Frame 1 (no input): blank canvas, image omitted
Frame 60 (no input): blank canvas, image omitted
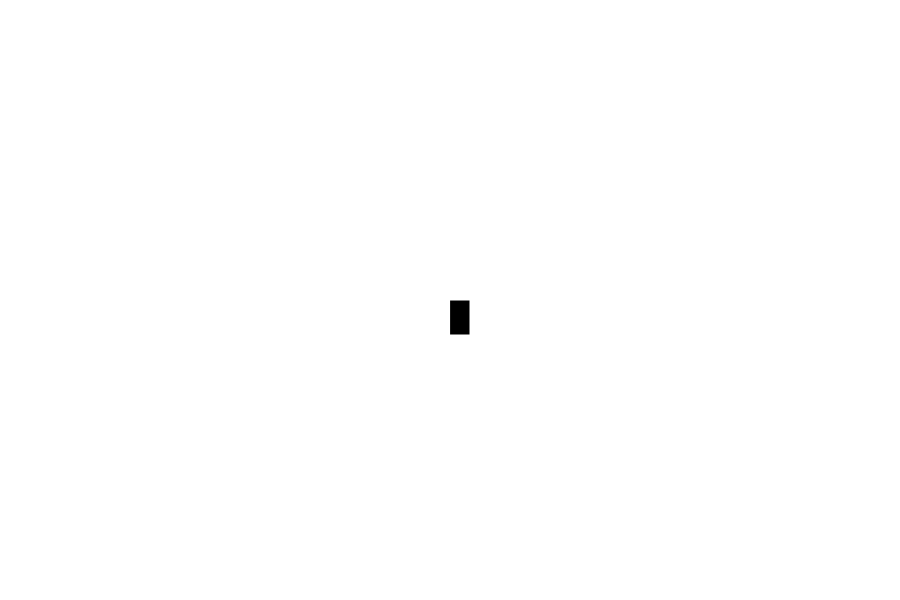
Frame 120 (the mouse pressed at the canvas centre since frame 60)

The p5.js sketch whose frames 1 and 60 were blank and that drew this single picture after the mouse press (run headless with seeded random() and noise() and a simulated clock; from frame 60 on, the mouse is pressed at the canvas centre):

// p5.js sketch
// ── sketch.js
function setup() {
    createCanvas(900, 600);
    background("white")
  }
  
  
  function draw() {
    
  
    stroke("white");
    fill("black");
  
    // console.log(mouseIsPressed);
     
    if (mouseIsPressed){
      rect(mouseX, mouseY, 20, 35);
    }   
  }
  
